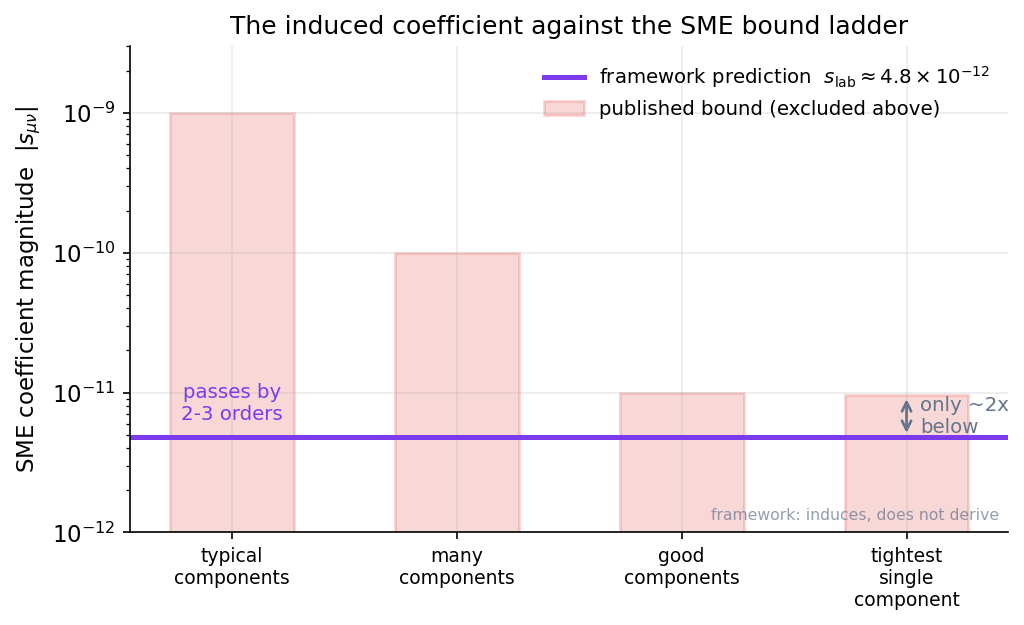

Here is the Python script that generated this plot:
import numpy as np, matplotlib
matplotlib.use("Agg")
import matplotlib.pyplot as plt
plt.rcParams.update({"figure.dpi":150,"savefig.dpi":150,"font.size":11,
    "axes.grid":True,"grid.alpha":0.25,"axes.spines.top":False,"axes.spines.right":False,
    "axes.titlesize":12,"figure.facecolor":"white","axes.facecolor":"white"})
C_FW="#7c3aed"; C_NEWTON="#64748b"; C_MOND="#0891b2"; C_DATA="#dc2626"  # framework / Newton / MOND / data-or-obs

# The framework's induced, inherited gravitational SME coefficient (Chapter 30).
s_predicted = 4.8e-12                       # ~ inherited from a0; "induces, not derives"

# Published bound LEVELS for the gravitational s_mu_nu sector (orders of magnitude;
# the chapter states most components sit at 1e-9..1e-11, the single tightest near a few x 1e-12).
# These are drawn as illustrative bound *levels*, not as specific tabulated numbers.
bound_levels = [1e-9, 1e-10, 1e-11, 9.6e-12]
bound_labels = ["typical\ncomponents", "many\ncomponents", "good\ncomponents", "tightest\nsingle\ncomponent"]

fig, ax = plt.subplots(figsize=(7,4.3))

xs = np.arange(len(bound_levels))

# Excluded region (above each bar) shaded faintly; the bar marks the bound itself.
ax.bar(xs, bound_levels, width=0.55, color=C_DATA, alpha=0.18, edgecolor=C_DATA, linewidth=1.4,
       label="published bound (excluded above)")

# The framework's prediction as a horizontal line across all components.
ax.axhline(s_predicted, color=C_FW, lw=2.4, label=r"framework prediction  $s_{\rm lab}\approx4.8\times10^{-12}$")

# Annotate the margin against the tightest component (factor ~2).
factor = bound_levels[-1]/s_predicted
ax.annotate("", xy=(xs[-1], bound_levels[-1]), xytext=(xs[-1], s_predicted),
            arrowprops=dict(arrowstyle="<->", color=C_NEWTON, lw=1.3))
ax.text(xs[-1]+0.06, np.sqrt(bound_levels[-1]*s_predicted),
        f"only ~{factor:.0f}x\nbelow", color=C_NEWTON, fontsize=9.5, va="center", ha="left")

# Annotate the comfortable margin against typical bounds.
ax.text(xs[0], s_predicted*1.25, "passes by\n2-3 orders", color=C_FW, fontsize=9.5,
        ha="center", va="bottom")

ax.set_yscale("log")
ax.set_ylim(1e-12, 3e-9)
ax.set_xticks(xs); ax.set_xticklabels(bound_labels, fontsize=9)
ax.set_ylabel(r"SME coefficient magnitude  $|s_{\mu\nu}|$")
ax.set_title("The induced coefficient against the SME bound ladder")
ax.legend(frameon=False, loc="upper right", fontsize=9.5)

ax.text(0.99, 0.02, "framework: induces, does not derive", transform=ax.transAxes,
        fontsize=7.5, color=C_NEWTON, ha="right", va="bottom", alpha=0.7)

fig.tight_layout(); fig.savefig("ch30_sme_bounds_ladder.png", bbox_inches="tight"); print("ok")
